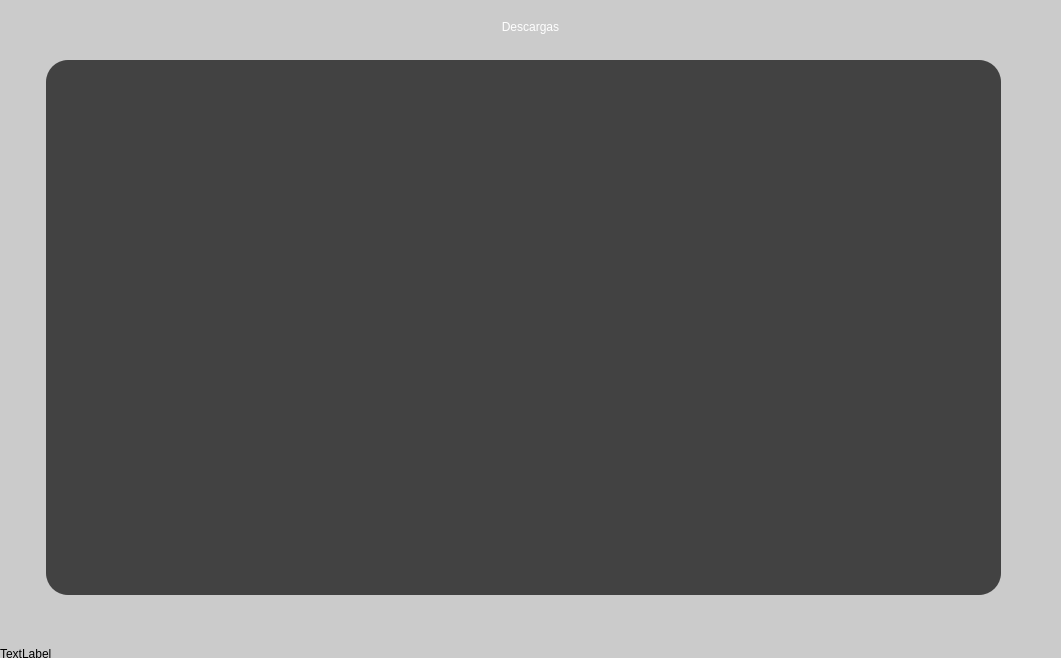
<?xml version="1.0" encoding="UTF-8"?>
<ui version="4.0">
 <class>Form</class>
 <widget class="QWidget" name="Form">
  <property name="geometry">
   <rect>
    <x>0</x>
    <y>0</y>
    <width>1061</width>
    <height>658</height>
   </rect>
  </property>
  <property name="mouseTracking">
   <bool>true</bool>
  </property>
  <property name="windowTitle">
   <string>Form</string>
  </property>
  <property name="styleSheet">
   <string notr="true">background-color: rgb(203, 203, 203);</string>
  </property>
  <widget class="QWidget" name="verticalLayoutWidget">
   <property name="geometry">
    <rect>
     <x>0</x>
     <y>0</y>
     <width>1061</width>
     <height>661</height>
    </rect>
   </property>
   <layout class="QVBoxLayout" name="verticalLayout">
    <item>
     <widget class="QLabel" name="label">
      <property name="styleSheet">
       <string notr="true">margin-top: 20px;
font: 26pt &quot;Franklin Gothic Heavy&quot;;
text-transform: uppercase;
color: rgb(255, 255, 255);</string>
      </property>
      <property name="text">
       <string>Descargas</string>
      </property>
      <property name="alignment">
       <set>Qt::AlignCenter</set>
      </property>
     </widget>
    </item>
    <item>
     <layout class="QVBoxLayout" name="verticalLayout_2">
      <item>
       <widget class="QGraphicsView" name="graphicsView_2">
        <property name="styleSheet">
         <string notr="true">margin: 20px 60px 46px 46px;
border: none;
background-color: rgb(66, 66, 66);
border-radius: 22px;</string>
        </property>
       </widget>
      </item>
      <item>
       <layout class="QVBoxLayout" name="verticalLayout_3">
        <item>
         <widget class="QLabel" name="label_2">
          <property name="text">
           <string>TextLabel</string>
          </property>
         </widget>
        </item>
       </layout>
      </item>
     </layout>
    </item>
   </layout>
  </widget>
 </widget>
 <resources/>
 <connections/>
</ui>
